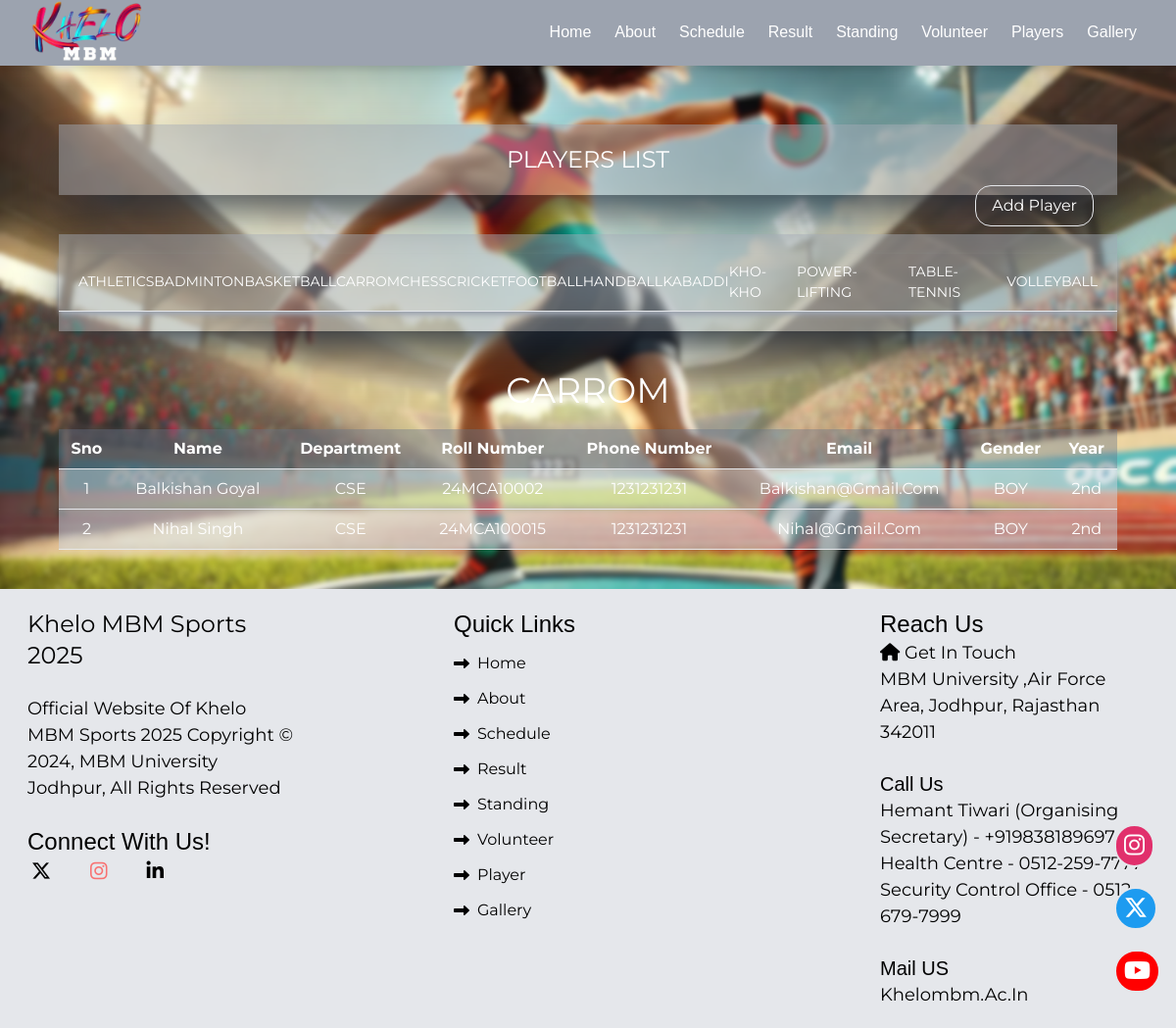
Screenshot of /Player_list.php?sport=CARROM with the database file from the repository.
### tables this page shows
CREATE TABLE `player` (
  `id` int(11) NOT NULL,
  `name` varchar(50) NOT NULL,
  `dept` varchar(50) NOT NULL,
  `rollno` varchar(50) NOT NULL,
  `phone` int(14) NOT NULL,
  `email` varchar(50) NOT NULL,
  `year` varchar(20) NOT NULL,
  `gender` varchar(20) NOT NULL,
  `sport` varchar(200) NOT NULL
);

### Player_list.php (the view, shortened to what this page needs)
<?php
include('./database.php');
        ?>
<!DOCTYPE html>
<html lang="en">
<head>
</head>
<body>
    <section
        class=" w-[100vw] flex flex-col items-center text-white  py-10 bg-[url('./images/disc.png')] bg-center bg-cover">
        <div class="bg-gray-400/50 w-[90%] p-5 mx-auto shadow-2xl shadow-gray-800 my-5">
            <h2 class="text-center text-2xl">PLAYERS LIST</h2>
            <button class="absolute right-[7%] top-[18%] rounded-2xl hover:text-blue-400 hover:scale-[1.2] duration-300 ease-in border py-2 px-4"><a href="./player.php">Add Player</a></button>
        </div>
        <div class="bg-gray-400/50 w-[90%] py-5 mx-auto shadow-2xl shadow-gray-800 my-5">
            <div class="flex border-b px-5 py-2 shadow-md shadow-gray-400 gap-5 md:gap-0 md:justify-evenly items-center overflow-scroll">
                <div class=" text-[14px] hover:scale-[1.2]  hover:text-blue-400/80 hover:cursor-pointer"><a class=""
                        href="./Player_list.php?sport=ATHLETICS">ATHLETICS</a></div>
                <div class=" text-[14px] hover:scale-[1.2]  hover:text-blue-400/80 hover:cursor-pointer"><a class=""
                        href="./Player_list.php?sport=BADMINTON">BADMINTON</a></div>
                <div class=" text-[14px] hover:scale-[1.2]  hover:text-blue-400/80 hover:cursor-pointer"><a class=""
                        href="./Player_list.php?sport=BASKETBALL">BASKETBALL</a></div>
                <div class=" text-[14px] hover:scale-[1.2]  hover:text-blue-400/80 hover:cursor-pointer"><a class=""
                        href="./Player_list.php?sport=CARROM">CARROM</a></div>
                <div class=" text-[14px] hover:scale-[1.2]  hover:text-blue-400/80 hover:cursor-pointer"><a class=""
                        href="./Player_list.php?sport=CHESS">CHESS</a></div>
                <div class=" text-[14px] hover:scale-[1.2]  hover:text-blue-400/80 hover:cursor-pointer"><a class=""
                        href="./Player_list.php?sport=CRICKET">CRICKET</a></div>
                <div class=" text-[14px] hover:scale-[1.2]  hover:text-blue-400/80 hover:cursor-pointer"><a class=""
                        href="./Player_list.php?sport=FOOTBALL">FOOTBALL</a></div>
                <div class=" text-[14px] hover:scale-[1.2]  hover:text-blue-400/80 hover:cursor-pointer"><a class=""
                        href="./Player_list.php?sport=HANDBALL">HANDBALL</a></div>
                <div class=" text-[14px] hover:scale-[1.2]  hover:text-blue-400/80 hover:cursor-pointer"><a class=""
                        href="./Player_list.php?sport=KABADDI">KABADDI</a></div>
                <div class=" text-[14px] hover:scale-[1.2]  hover:text-blue-400/80 hover:cursor-pointer"><a class=""
                        href="./Player_list.php?sport=KHO-KHO">KHO-KHO</a></div>
                <div class=" text-[14px] hover:scale-[1.2]  hover:text-blue-400/80 hover:cursor-pointer"><a class=""
                        href="./Player_list.php?sport=POWER-LIFTING">POWER-LIFTING</a></div>
                <div class=" text-[14px] hover:scale-[1.2]  hover:text-blue-400/80 hover:cursor-pointer"><a class=""
                        href="./Player_list.php?sport=TABLE-TENNIS">TABLE-TENNIS</a></div>
                <div class=" text-[14px] hover:scale-[1.2]  hover:text-blue-400/80 hover:cursor-pointer"><a class=""
                        href="./Player_list.php?sport=VOLLEYBALL">VOLLEYBALL</a></div>
            </div>
        </div>
        <div class="text-white text-2xl md:text-4xl uppercase text-center my-5"><?php echo $_GET['sport'] ?></div>
        <div class="w-[90vw]  mx-auto">
            <div class='  w-[100%]   overflow-scroll    bg-center'>
                <table class="w-[100%]  table-auto   bg-transparent  text-center ">
                      <tr class="border-b bg-slate-500/40 text-white">
                        <th class="p-2">Sno</th>
                        <th class="p-2">Name</th>
                        <th class="p-2">Department</th>
                        <th class="p-2">Roll Number</th>
                        <th class="p-2">Phone Number</th>
                        <th class="p-2">Email</th>
                        <th class="p-2">Gender</th>
                        <th class="p-2">Year</th>
                      </tr>
                      <?php
                     $game =  $_GET['sport'];
                    $sql2 = "SELECT * FROM `player`  where sport LIKE '%$game%'";
                    $x = 0;
                    $sch_res = mysqli_query($conn,$sql2);
                    if(mysqli_num_rows($sch_res)>0){
                    while($data = mysqli_fetch_assoc($sch_res)){
                    ?>
                      <tr class="border-b bg-slate-300/50">
                        <td class="p-2"><?php echo ++$x;?></td>
                        <td class="p-2"><?php echo $data['name'];?></td>
                        <td class="p-2"><?php echo $data['dept'];?></td>
                        <td class="p-2"><?php echo $data['rollno'];?></td>
                        <td class="p-2"><?php echo $data['phone'];?></td>
                        <td class="p-2"><?php echo $data['email'];?></td>
                        <td class="p-2"><?php echo $data['gender'];?></td>
                        <td class="p-2"><?php echo $data['year'];?></td>
                      </tr>
                      <?php
                    }
                }
                else{?>
                <tr class="border-b bg-slate-300/70">
                    <td colspan="8" class="p-2">No Record Found</td>
                </tr>
                    <?php
                 }
                      ?>
                  </table>
            </div>
        </div>
    </section>
</body>
</html>

### style.css (style rules this page uses)
* { margin: 0; padding: 0; box-sizing: border-box; font-family: 'Montserrat', sans-serif; scroll-behavior: smooth; outline: none; text-decoration: none; text-transform: capitalize; }
.head { font-family: 'Dancing Script', cursive, sans-serif; }
body, input { font-family: 'Montserrat', sans-serif; }

### Player_list.php (style rules this page uses)
p { font-size: 18px; margin: 2px; }

### rows the page displays
player: name "Balkishan Goyal", dept "CSE", rollno "24MCA10002", phone "1231231231", email "Balkishan@gmail.com", gender "BOY", year "2nd"
player: name "Nihal Singh", dept "CSE", rollno "24MCA100015", phone "1231231231", email "Nihal@gmail.com", gender "BOY", year "2nd"

### other values shown
$_GET['sport'] "CARROM"
